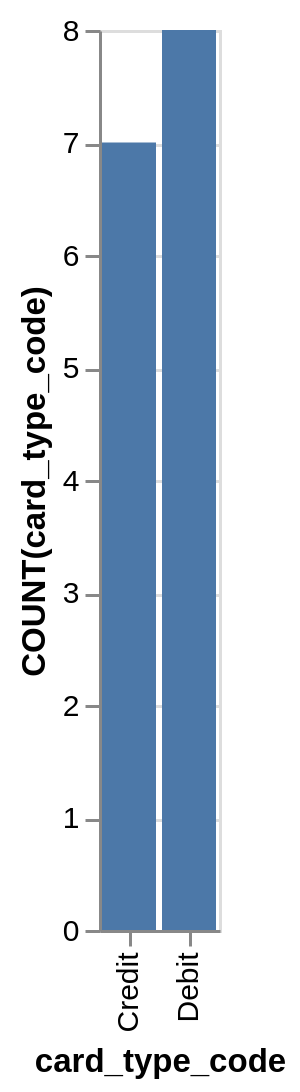

Describe this chart as a Vega-Lite specification.
### Vega-Lite specification from a JSON file in a GitHub repository (floating-point values rounded to 4 significant figures)
{"data": {"values": [{"x_data": "Credit", "y_data": 7}, {"x_data": "Debit", "y_data": 8}]}, "mark": "bar", "encoding": {"x": {"field": "x_data", "type": "nominal", "title": "card_type_code", "sort": {"op": "sum", "field": "y_data", "order": "ascending"}}, "y": {"field": "y_data", "type": "quantitative", "title": "COUNT(card_type_code)"}}}
